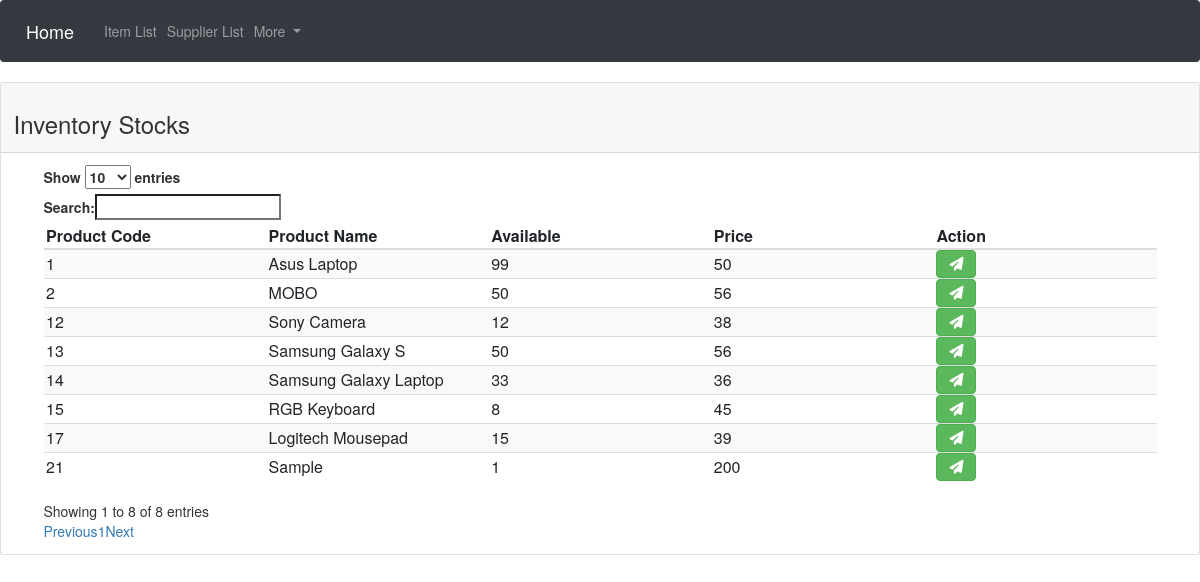
The page /admin/Stocks.php on the database its author committed.
### tables this page shows
CREATE TABLE `product` (
  `id` int(11) NOT NULL,
  `productcode` varchar(100) NOT NULL,
  `productname` varchar(100) NOT NULL,
  `qty` varchar(100) NOT NULL,
  `price` int(11) NOT NULL,
  `size` varchar(100) NOT NULL,
  `photo` varchar(150) NOT NULL,
  `details` varchar(500) NOT NULL
);

### admin/Stocks.php (the view, shortened to what this page needs)
<link rel="stylesheet" href="https://cdnjs.cloudflare.com/ajax/libs/font-awesome/6.3.0/css/all.min.css">
<link rel="stylesheet" href="https://cdn.datatables.net/1.10.12/css/dataTables.bootstrap.min.css" />
<link rel="stylesheet" href="https://cdnjs.cloudflare.com/ajax/libs/sweetalert/2.1.2/sweetalert.min.css" />
<link rel="stylesheet" href="https://cdn.jsdelivr.net/npm/bootstrap@4.6.2/dist/css/bootstrap.min.css">
  <nav class="navbar navbar-expand-sm bg-dark navbar-dark">
  <a class="navbar-brand" href="http://localhost/purchase_order/admin/home.php">Home</a>
  <ul class="navbar-nav">
    <li class="nav-item">
      <a class="nav-link" href="http://localhost/purchase_order/admin/items/index.php">Item List</a>
    </li>
    <li class="nav-item">
      <a class="nav-link" href="http://localhost/purchase_order/admin/suppliers/index.php">Supplier List</a>
    </li>
    <li class="nav-item dropdown">
      <a class="nav-link dropdown-toggle" href="#" id="navbardrop" data-toggle="dropdown">
        More
      </a>
    </li>
  </ul>
</nav>
<link rel="stylesheet" href="http://maxcdn.bootstrapcdn.com/bootstrap/3.3.6/css/bootstrap.min.css">
<link rel="stylesheet" href="https://cdnjs.cloudflare.com/ajax/libs/font-awesome/6.3.0/css/all.min.css">
<div class="card card-outline card-primary">
  <div class="card-header">
    <h3 class="card-title">Inventory Stocks</h3>
  </div>
  <div class="card-body">
    <div class="container-fluid">
        <div class="container-fluid">
          <?php
            include "connect.php";
            $query = "SELECT pr.*, req.requestqty FROM product pr LEFT JOIN request req ON pr.productcode=req.productcode WHERE qty < 100";
            $result = mysqli_query($conn, $query);
          ?>
            <div class="table-responsive">
            <div class="modal fade" data-backdrop="static" id="flipFlop" tabindex="-1" role="dialog" aria-labelledby="modalLabel" aria-hidden="true">
              <div class="modal-dialog" role="document">
              </div>
            </div>
      <table class="table table-hover table-striped">
        <colgroup>
              <col width="20%">
              <col width="20%">
              <col width="20%">
              <col width="20%">
              <col width="20%">
        </colgroup>
        <thead>
          <tr class="bg-navy disabled">
            <th>Product Code</th>
            <th>Product Name</th>
            <th>Available</th>
            <th>Price</th>
            <th>Action</th>
          </tr>
        </thead>
        <tbody>
          <?php while($row = mysqli_fetch_array($result)){ ?>
                  <tr class="td">
                    <td><?php echo $row['productcode']; ?></td>
                                    <td><?php echo $row['productname']; ?></td>
                                    <td><?php echo $row['qty']; ?></td>
                                    <td><?php echo $row['price']; ?></td>
                    <td>
                      <?php
                        if(!is_null($row['requestqty']) && $row['requestqty'] > 0)
                        {
                          echo '<button class="productinfo btn btn-success disabled">
                          <i class="fas fa-check-circle"></i>
                          </button>';
                        }
                        else
                        {
                          echo '<button data-id="'.$row['id'].'" class="productinfo btn btn-success">
                            <i class="fas fa-paper-plane"></i>
                          </button>';
                        }
                      ?>
                    </td>
                  </tr>
                <?php } ?>
        </tbody>
      </table>
    </div>
    </div>
  </div>
</div>

### rows shown on the page
product: productcode "1", productname "Asus Laptop", qty "99", price "50"
product: productcode "2", productname "MOBO", qty "50", price "56"
product: productcode "12", productname "Sony Camera", qty "12", price "38"
product: productcode "13", productname "Samsung Galaxy S", qty "50", price "56"
product: productcode "14", productname "Samsung Galaxy Laptop", qty "33", price "36"
product: productcode "15", productname "RGB Keyboard", qty "8", price "45"
product: productcode "17", productname "Logitech Mousepad", qty "15", price "39"
product: productcode "21", productname "Sample", qty "1", price "200"
